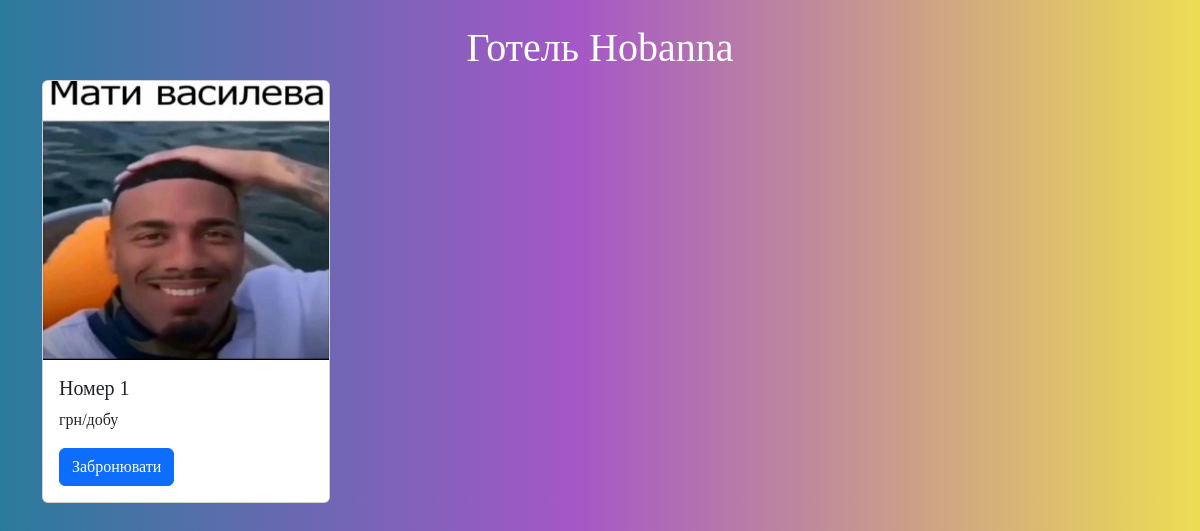
Before: / with the older database file.
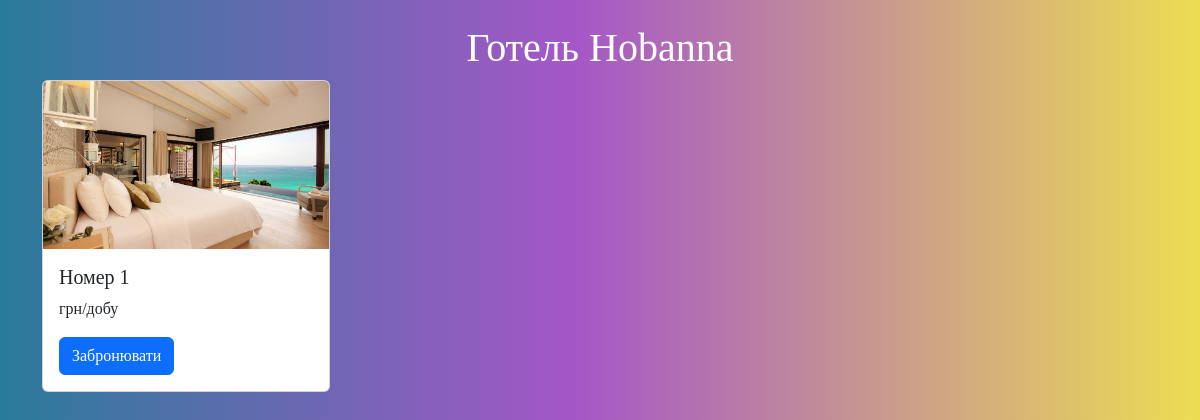
After: the same page with the newer database file.
### booking_app/models.py (models this page shows, shortened)
class Room(models.Model):
    type_choices = [
        ('standart', 'Standart'),
        ('deluxe', 'Deluxe'),
        ('suite', 'Suite'),
    ]
    title = models.CharField(max_length=100)
    price = models.IntegerField()
    description = models.TextField(null = True, blank = True)
    capacity = models.IntegerField(default=2)
    image = models.ImageField(upload_to='', null=True, blank=True)
    type_room = models.CharField(choices=type_choices, max_length=50, default='standart')

### booking_app/views.py (the view)
# urls.py: 2. Add a URL to urlpatterns:  path('', views.home, name='home')
def home(request):
    rooms = Room.objects.all()
    context = {
        'rooms': rooms
    }
    return render(request, 'home.html', context)

### templates/home.html
{% extends 'base.html' %}
{% block content %}
    <h1 class="text-center">Готель Hobanna</h1>
    <div class="room-list">
    {% for room in rooms %}
<div class="card" style="width: 18rem;">
  <img src="{{room.image.url}}" class="card-img-top">
  <div class="card-body">
    <h5 class="card-title">Номер {{room.title}}</h5>
    <p class="card-text">{{room.copacity}} грн/добу</p>
    <a href="#" class="btn btn-primary">Забронювати</a>
  </div>
</div>
    {% endfor %}
    </div>
{% endblock  %}

### templates/base.html (shortened to what this page needs)
<!DOCTYPE html>
<html lang="uk">
<head>
    <link href="https://cdn.jsdelivr.net/npm/bootstrap@5.3.6/dist/css/bootstrap.min.css" rel="stylesheet">
    {% load static %}
		<link rel="stylesheet" href="{% static 'css/style.css' %}">
</head>
<body>
<div class="container mt-4">
    {% block content %}
    {% endblock %}
</div>
</body>
</html>

### static/css/style.css (style rules this page uses)
body { background: #2A7B9B; background: linear-gradient(90deg,rgba(42, 123, 155, 1) 0%, rgba(165, 87, 199, 1) 48%, rgba(237, 221, 83, 1) 100%); font-family: Georgia, 'Times New Roman', Times, serif; color: white; }
.room-list { display: flex; flex-wrap: wrap; gap: 20px }

Changed rows visible on the page:
changed Room: image: a different picture
